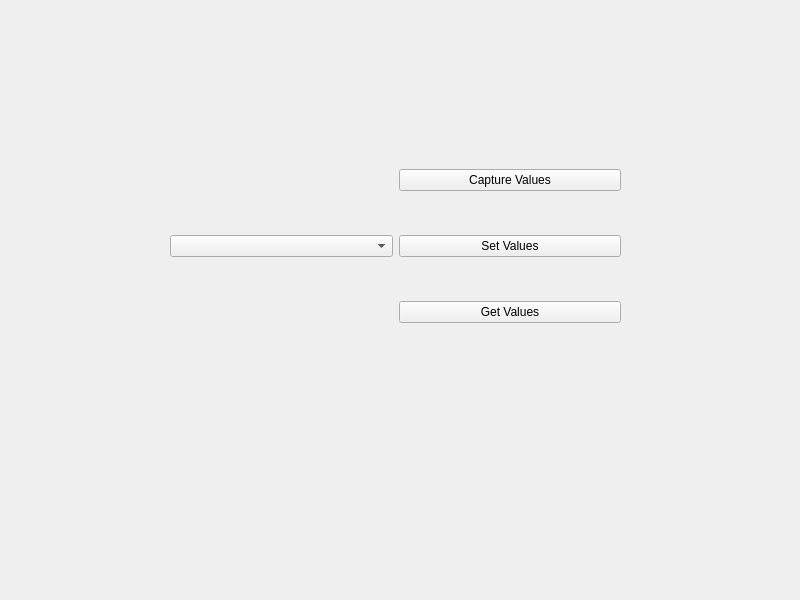
<?xml version="1.0" encoding="UTF-8"?>
<ui version="4.0">
 <class>Widget</class>
 <widget class="QWidget" name="Widget">
  <property name="geometry">
   <rect>
    <x>0</x>
    <y>0</y>
    <width>800</width>
    <height>600</height>
   </rect>
  </property>
  <property name="windowTitle">
   <string>Widget</string>
  </property>
  <widget class="QWidget" name="">
   <property name="geometry">
    <rect>
     <x>170</x>
     <y>131</y>
     <width>451</width>
     <height>231</height>
    </rect>
   </property>
   <layout class="QHBoxLayout" name="horizontalLayout">
    <item>
     <widget class="QComboBox" name="comboBox"/>
    </item>
    <item>
     <layout class="QVBoxLayout" name="verticalLayout">
      <item>
       <widget class="QPushButton" name="CaptureValuepushButton">
        <property name="text">
         <string>Capture Values</string>
        </property>
       </widget>
      </item>
      <item>
       <widget class="QPushButton" name="SetValuepushButton">
        <property name="text">
         <string>Set Values</string>
        </property>
       </widget>
      </item>
      <item>
       <widget class="QPushButton" name="GetValuepushButton">
        <property name="text">
         <string>Get Values</string>
        </property>
       </widget>
      </item>
     </layout>
    </item>
   </layout>
  </widget>
 </widget>
 <resources/>
 <connections/>
</ui>
